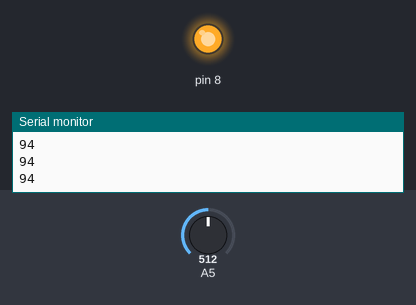
Bench run of a sketch on a simulated Arduino Uno, built with avr-gcc and run on an emulated ATmega328P. On the bench: output pins drawn as LEDs (lit = HIGH), the last lines printed to the serial monitor. The test bench sets the inputs (shaded band); at power-on: A5 = 512.

Above: at 1.3 s.
1.4 s: A5 set to 291
2.9 s: A5 set to 266
At 3.9 s:
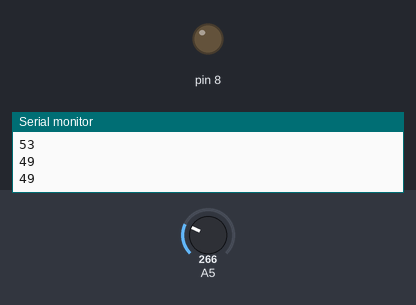
4.5 s: A5 set to 306
At 5.0 s:
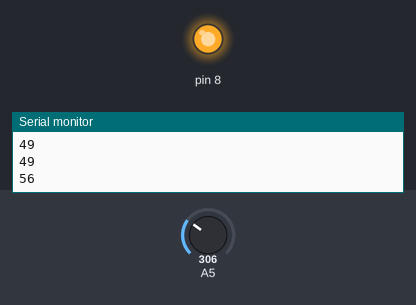
6.0 s: A5 set to 122
At 7.4 s:
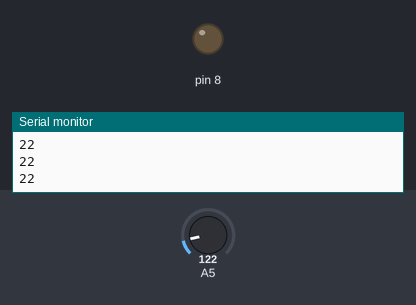
Timing chart, 0 to 8.5 s (numbered marks = the images above; inputs shaded):
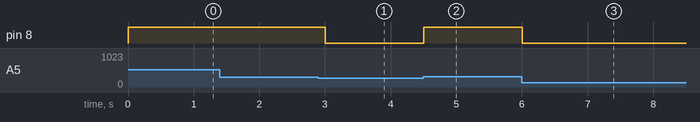

Measured:
- the behaviour switches between 275 and 274 on A5 (found by bisection; images 0 and 1)
- after the input at 2.9 s, pin 8: HIGH → LOW after 0.10 s
- after the input at 4.5 s, pin 8: LOW → HIGH at once
- after the input at 6.0 s, pin 8: HIGH → LOW at once

The sketch:

moisture_sensor1.ino
```cpp
void setup()
{
  pinMode(8, OUTPUT);
  Serial.begin(9600);
}
int value=0;
void loop()
{
  value=analogRead(A5);
  int values=(value/539.00)*100;
  Serial.println(values);//percentage of moisture
  if(values>50)
  digitalWrite(8, HIGH);
  else
  digitalWrite(8, LOW);
  delay(500);
}
```
